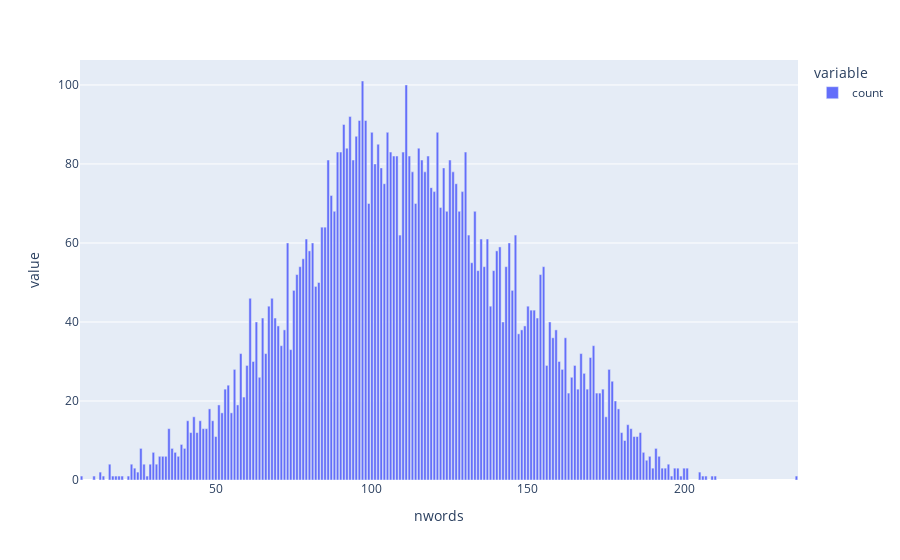

Here is the notebook cell this chart was saved with:
### Code cell
abstracts = (
    pd.DataFrame(y_train, columns=labels)
    .assign(abstract=X_train)
    .assign(nwords=lambda df: df["abstract"].map(lambda abstract: len(abstract.split())))
)

px.bar(abstracts["nwords"].value_counts())

### Figure 1 — Plotly figure (JSON) as saved in the notebook; plotly's stock layout.template omitted (floating-point values rounded to 4 significant figures; data arrays with more than 128 entries replaced by an {"elided": "..."} marker saying what was removed)
{"data": [{"alignmentgroup": "True", "hovertemplate": "variable=count<br>nwords=%{x}<br>value=%{y}<extra></extra>", "legendgroup": "count", "marker": {"color": "#636efa", "pattern": {"shape": ""}}, "name": "count", "offsetgroup": "count", "orientation": "v", "showlegend": true, "textposition": "auto", "type": "bar", "x": {"elided": "195 int values"}, "xaxis": "x", "y": {"elided": "195 int values"}, "yaxis": "y"}], "layout": {"barmode": "relative", "legend": {"title": {"text": "variable"}, "tracegroupgap": 0}, "margin": {"t": 60}, "xaxis": {"anchor": "y", "domain": [0, 1], "title": {"text": "nwords"}}, "yaxis": {"anchor": "x", "domain": [0, 1], "title": {"text": "value"}}}}
